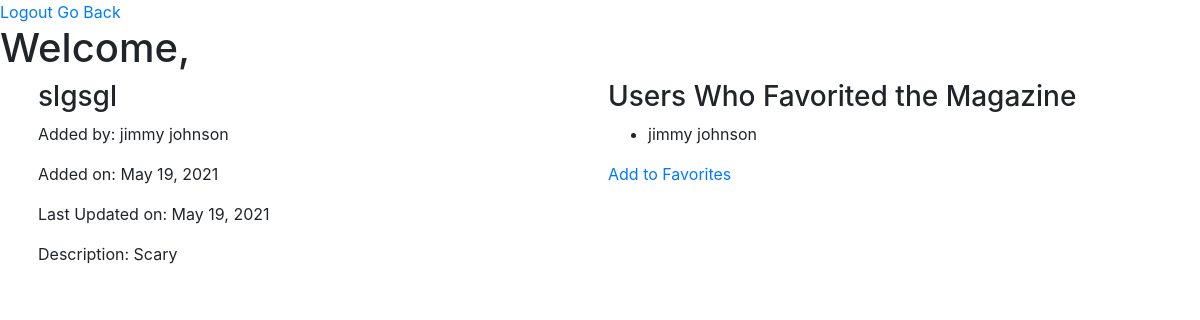
Screenshot of /magazines/13 (signed in) with the database file from the repository.
### app_three/models.py (models this page shows)
class Magazine(models.Model):
    title = models.CharField(max_length=100)
    description = models.CharField(max_length=255)
    creator = models.ForeignKey(User, related_name="has_created_magazines", on_delete=models.CASCADE)
    favorited_by = models.ManyToManyField(User, related_name="favorited_magazines")
    created_at = models.DateField(auto_now_add=True)
    updated_at = models.DateField(auto_now=True)
    objects = MagazineManager()

class User(models.Model):
    first_name = models.CharField(max_length=55)
    last_name = models.CharField(max_length=55)
    email = models.EmailField(max_length=255)
    password = models.CharField(max_length=255)
    created_at = models.DateField(auto_now_add=True)
    updated_at = models.DateField(auto_now=True)
    objects = UserManager()

### app_three/views.py (the view)
# urls.py: path("magazines/<int:magazine_id>", views.show_mag),
def show_mag(request, magazine_id):
    context = {
        'magazine': Magazine.objects.get(id=magazine_id),
        'active_user': User.objects.get(id=request.session['user_id'])
    }
    return render(request, "show_magazine.html", context)

### app_three/templates/show_magazine.html (shortened to what this page needs)
<!DOCTYPE html>
<html lang="en">
<head>
    <link rel="stylesheet" href="https://cdn.jsdelivr.net/npm/bootstrap@4.6.0/dist/css/bootstrap.min.css"
>
</head>
<body>
    <a href="/logout">Logout</a>
    <a href="/back">Go Back</a>
    <h1> Welcome, {{ user.first_name }} </h1>
    <div class="container">
        <div class="row">
            <div class="col-6 px-2">
                <h3>{{magazine.title}}</h3>
                <p>Added by: {{magazine.creator.first_name}} {{magazine.creator.last_name}}</p>
                <p>Added on: {{magazine.created_at}}</p>
                <p>Last Updated on: {{magazine.updated_at}}</p>
                {% if magazine.creator.id != request.session.user_id %}
                <p>Description: {{magazine.description}}</p>
                {% endif %}
            </div>
            <div class="col-6 px-2">
                <h3>Users Who Favorited the Magazine</h3>
                <ul>
                    {% for fav in magazine.favorited_by.all %}
                    <li>{{fav.first_name}} {{fav.last_name}}</li>
                    {% endfor %}
                </ul>
                {% if active_user in magazine.favorited_by.all %}
                <a href="/unfavorite/{{magazine.id}}" role="button">Remove From Favorites</a>
                {% else %}
                <a href="/favorite/{{magazine.id}}" role="button">Add to Favorites</a>
                {% endif %}
            </div>
        </div>
    </div>
</body>
</html>

### rows the page displays
Magazine: title "slgsgl", creator.first_name "jimmy", creator.last_name "johnson", created_at "May 19, 2021", updated_at "May 19, 2021", description "Scary"
User: first_name "jimmy", last_name "johnson"
